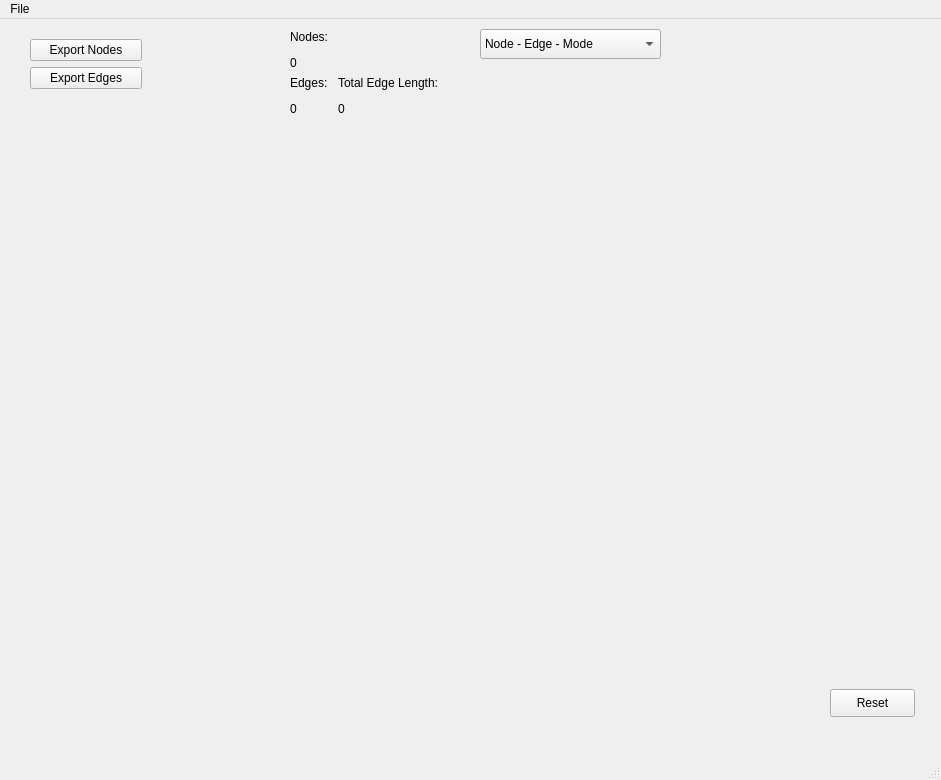
<?xml version="1.0" encoding="UTF-8"?>
<ui version="4.0">
 <class>Networks</class>
 <widget class="QMainWindow" name="Networks">
  <property name="geometry">
   <rect>
    <x>0</x>
    <y>0</y>
    <width>941</width>
    <height>780</height>
   </rect>
  </property>
  <property name="windowTitle">
   <string>MainWindow</string>
  </property>
  <widget class="QWidget" name="centralwidget">
   <widget class="QWidget" name="widget" native="true">
    <property name="geometry">
     <rect>
      <x>0</x>
      <y>130</y>
      <width>921</width>
      <height>521</height>
     </rect>
    </property>
   </widget>
   <widget class="QLabel" name="picture1">
    <property name="geometry">
     <rect>
      <x>690</x>
      <y>10</y>
      <width>231</width>
      <height>101</height>
     </rect>
    </property>
    <property name="text">
     <string>&lt;html&gt;&lt;head/&gt;&lt;body&gt;&lt;p&gt;&lt;img src=&quot;:/logo.png&quot;/&gt;&lt;/p&gt;&lt;/body&gt;&lt;/html&gt;</string>
    </property>
   </widget>
   <widget class="QComboBox" name="comboBox">
    <property name="geometry">
     <rect>
      <x>480</x>
      <y>10</y>
      <width>181</width>
      <height>30</height>
     </rect>
    </property>
    <property name="editable">
     <bool>false</bool>
    </property>
    <item>
     <property name="text">
      <string extracomment="Click on free surface for new node and on existing node for new edge">Node - Edge - Mode</string>
     </property>
    </item>
    <item>
     <property name="text">
      <string extracomment="Draw only nodes">Node - Mode</string>
     </property>
    </item>
    <item>
     <property name="text">
      <string extracomment="Draw only edges">Edge - Mode</string>
     </property>
    </item>
   </widget>
   <widget class="QPushButton" name="eraseButton">
    <property name="geometry">
     <rect>
      <x>830</x>
      <y>670</y>
      <width>85</width>
      <height>28</height>
     </rect>
    </property>
    <property name="text">
     <string>Reset</string>
    </property>
   </widget>
   <widget class="QWidget" name="">
    <property name="geometry">
     <rect>
      <x>290</x>
      <y>11</y>
      <width>178</width>
      <height>111</height>
     </rect>
    </property>
    <layout class="QFormLayout" name="formLayout">
     <item row="0" column="0">
      <widget class="QLabel" name="node_label">
       <property name="text">
        <string>&lt;html&gt;&lt;head/&gt;&lt;body&gt;&lt;p&gt;Nodes: &lt;/p&gt;&lt;p&gt;0&lt;/p&gt;&lt;/body&gt;&lt;/html&gt;</string>
       </property>
      </widget>
     </item>
     <item row="1" column="0">
      <widget class="QLabel" name="edge_label">
       <property name="text">
        <string>&lt;html&gt;&lt;head/&gt;&lt;body&gt;&lt;p&gt;Edges: &lt;/p&gt;&lt;p&gt;0&lt;/p&gt;&lt;/body&gt;&lt;/html&gt;</string>
       </property>
      </widget>
     </item>
     <item row="1" column="1">
      <widget class="QLabel" name="total_length_label">
       <property name="text">
        <string>&lt;html&gt;&lt;head/&gt;&lt;body&gt;&lt;p&gt;Total Edge Length:&lt;/p&gt;&lt;p&gt;0&lt;/p&gt;&lt;/body&gt;&lt;/html&gt;</string>
       </property>
      </widget>
     </item>
    </layout>
   </widget>
   <widget class="QWidget" name="">
    <property name="geometry">
     <rect>
      <x>30</x>
      <y>20</y>
      <width>112</width>
      <height>101</height>
     </rect>
    </property>
    <layout class="QFormLayout" name="formLayout_2">
     <property name="fieldGrowthPolicy">
      <enum>QFormLayout::AllNonFixedFieldsGrow</enum>
     </property>
     <item row="0" column="0" colspan="2">
      <widget class="QPushButton" name="Export_Nodes">
       <property name="text">
        <string>Export Nodes</string>
       </property>
      </widget>
     </item>
     <item row="1" column="0" colspan="2">
      <widget class="QPushButton" name="Export_Edges">
       <property name="text">
        <string>Export Edges</string>
       </property>
      </widget>
     </item>
    </layout>
   </widget>
  </widget>
  <widget class="QMenuBar" name="menubar">
   <property name="geometry">
    <rect>
     <x>0</x>
     <y>0</y>
     <width>941</width>
     <height>28</height>
    </rect>
   </property>
   <widget class="QMenu" name="menuFile">
    <property name="title">
     <string>File</string>
    </property>
   </widget>
   <addaction name="menuFile"/>
  </widget>
  <widget class="QStatusBar" name="statusbar"/>
  <action name="actionExport_Node_Data">
   <property name="text">
    <string>Export Node Data</string>
   </property>
  </action>
  <action name="actionExport_Edge_Data">
   <property name="text">
    <string>Export Edge Data</string>
   </property>
  </action>
  <action name="actionExport_All">
   <property name="text">
    <string>Export All</string>
   </property>
  </action>
  <action name="actionExport_Edge_Data_2">
   <property name="text">
    <string>Export Edge Data</string>
   </property>
  </action>
  <action name="actionExport_All_2">
   <property name="text">
    <string>Export All</string>
   </property>
  </action>
 </widget>
 <resources>
  <include location="pictures.qrc"/>
 </resources>
 <connections/>
</ui>
